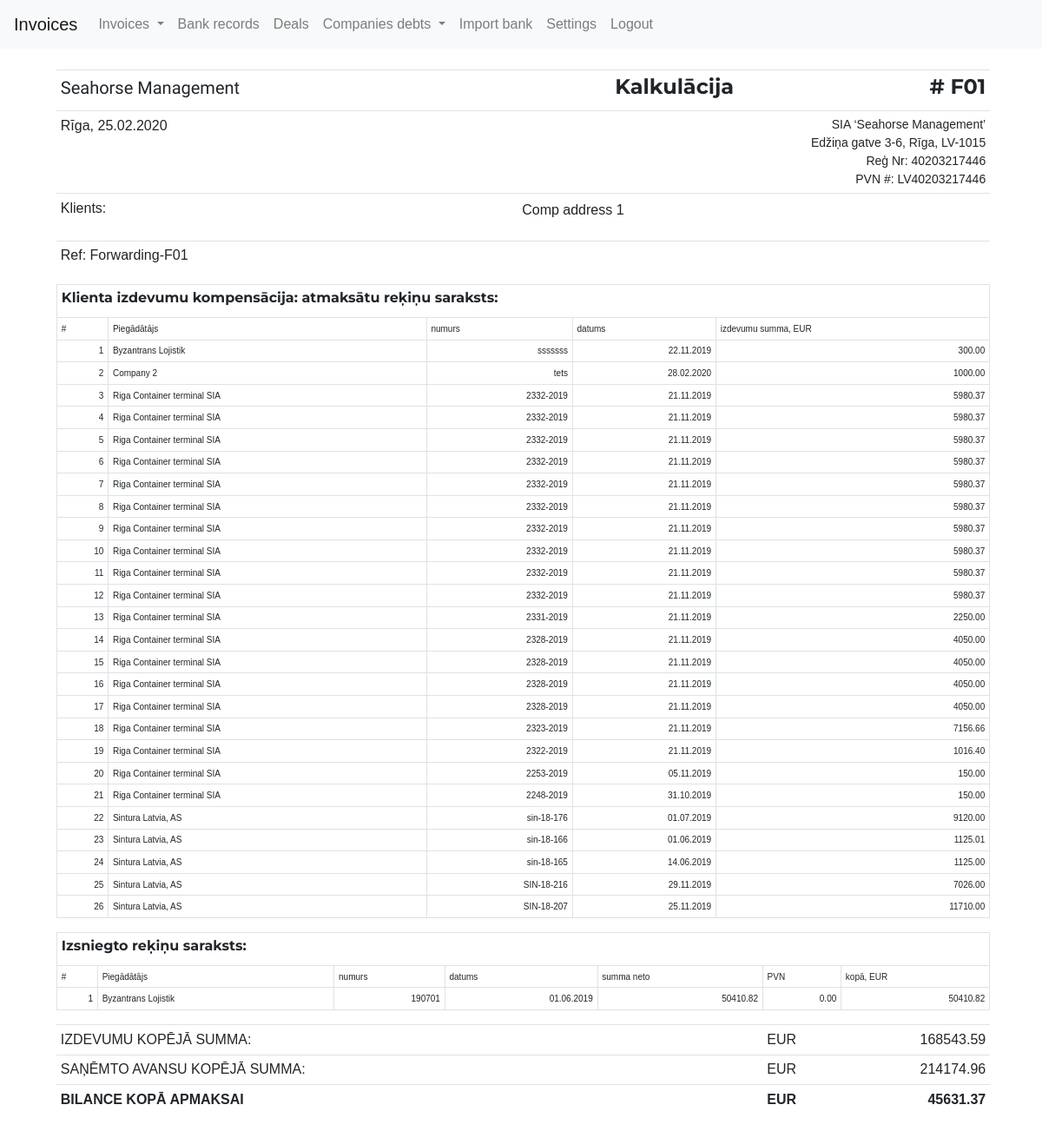
/invoices/deal/1/ (signed in), run on the app's committed database.
### invoices/models/deal_models.py (models this page shows, shortened)
class Deal(models.Model):
    name = models.CharField(max_length=30, default="N/A D")
    started_date = models.DateField(default=date.today)
    department = models.ForeignKey(Department, related_name="deals", on_delete=models.CASCADE)
    completed_date = models.DateField(default=date.today)
    client = models.ForeignKey(Company, related_name="deals", on_delete=models.CASCADE)
    total_received = models.DecimalField(default=0, max_digits=10, decimal_places=2)
    total_invoiced = models.DecimalField(default=0, max_digits=10, decimal_places=2)
    total_balance = models.DecimalField(default=0, max_digits=10, decimal_places=2)
    class Meta:
        ordering = ('-completed_date', '-started_date', 'name',)
    def save(self, *args, **kwargs):
        total_received = 0
        invoices_total_compensated = 0
        if (self.id):
            total_received = self.bank_records.all().aggregate(Sum('used_amount'))['used_amount__sum'] or 0
            invoices_total_compensated = self.invoices.compensated().aggregate(Sum('total_gross'))['total_gross__sum'] or 0
            invoices_total_compensated = -invoices_total_compensated
            invoices_total_charged = self.invoices.charged().aggregate(Sum('total_gross'))['total_gross__sum'] or 0
            total_invoiced = invoices_total_compensated + invoices_total_charged
            self.total_received = total_received
            self.total_invoiced = total_invoiced
            self.total_balance = self.total_received - self.total_invoiced
        super().save(*args, **kwargs)

class Department(models.Model):
    name = models.CharField(max_length=30)

### invoices/models/common_models.py (models this page shows, shortened)
class Company(models.Model):
    name = models.CharField(max_length=50)
    receiver_address = models.TextField(max_length=300, blank=True,
                                   validators=[MaxLengthValidator(300)])
    payment_address = models.TextField(max_length=300, blank=True,
                                   validators=[MaxLengthValidator(300)])
    country_code = models.CharField(max_length=3, blank=True,
                                   validators=[MaxLengthValidator(3)])
    eu_country = models.BooleanField(default=False)
    vat_number = models.CharField(max_length=30, blank=True, null=True,)
    invoiceNumberSignalString1 = models.CharField(max_length=50, blank=True, default='')
    invoiceNumberSignalString2 = models.CharField(max_length=50, blank=True, default='')
    invoiceNumberSkipCharacters = models.IntegerField(default=0)
    invoiceNumberStringLength = models.IntegerField(default=0)
    invoiceDateSignalString1 = models.CharField(max_length=50, blank=True, default='')
    invoiceDateSignalString2 = models.CharField(max_length=50, blank=True, default='')
    invoiceDateSkipCharacters = models.IntegerField(default=0)
    invoiceDateStringLength = models.IntegerField(default=0)
    invoiceDateStringFormat = models.CharField(max_length=20, blank=True, default='')
    invoiceAmountSignalString1 = models.CharField(max_length=50, blank=True, default='')
    invoiceAmountSignalString2 = models.CharField(max_length=50, blank=True, default='')
    invoiceAmountSkipCharacters = models.IntegerField(default=0)
    invoiceAmountStringLength = models.IntegerField(default=0)
    invoiceAmounCommaCharacter = models.CharField(max_length=3, blank=True, default='')
    class Meta:
        ordering = ('name',)
        verbose_name_plural = "companies"

### invoices/models/invoice_models.py (models this page shows, shortened)
class Invoice(models.Model):
    objects = InvoiceManager()
    number = models.CharField(max_length=20)
    issued_date = models.DateField(default=date.today)
    payment_term = models.DateField(default=date.today)
    company = models.ForeignKey(Company, on_delete=models.CASCADE)
    description = models.TextField(max_length=300, blank=True,
                                   validators=[MaxLengthValidator(300)])
    total_net = models.DecimalField(default=0, max_digits=10, decimal_places=2)
    vat_percent = models.DecimalField(default=0, max_digits=6, decimal_places=2)
    total_vat = models.DecimalField(default=0, max_digits=10, decimal_places=2)
    total_gross = models.DecimalField(default=0, max_digits=10, decimal_places=2)
    total_not_paid = models.DecimalField(default=0, max_digits=10, decimal_places=2)
    advance_required = models.BooleanField(default=False)
    advance_percent = models.DecimalField(default=0, max_digits=5, decimal_places=2)
    advance_amount = models.DecimalField(default=0, max_digits=10, decimal_places=2)
    total_to_pay = models.DecimalField(default=0, max_digits=10, decimal_places=2)
    is_paid = models.BooleanField(default=False)
    is_incoming = models.BooleanField(default=False)
    is_advance = models.BooleanField(default=False)
    is_reissued = models.BooleanField(default=True)
    is_credit = models.BooleanField(default=False)
    payment_details = models.TextField(max_length=100, blank=True,
                                   validators=[MaxLengthValidator(100)])
    currency = models.ForeignKey(Currency, related_name="invoices", on_delete=models.CASCADE,
        null=False, blank=False, default=1)
    deal = models.ForeignKey(Deal, related_name="invoices", on_delete=models.CASCADE, null=True, blank=True)
    file = models.FileField(upload_to='invoice_files/', blank=True)
    class Meta:
        ordering = ('-number', '-issued_date',)

### invoices/views/basic_views.py (the view)
class DealDetailView(LoginRequiredMixin, DetailView):
    model = Deal
    template_name = 'invoices/deal_detail.html'
    pk_url_kwarg = "deal_id"
    def get_context_data(self, **kwargs):
        context = super().get_context_data(**kwargs)
        self.object.save()
        context["title"] = "Kalkulācija " + context["deal"].name
        return context

### invoices/models/invoice_models.py (called while the page is built)
    def compensated(self):
        return self.get_queryset().filter(is_reissued=True).filter(is_incoming=True).exclude(is_advance=True).order_by('company__name', '-number')

    def charged(self):
        return self.get_queryset().exclude(is_incoming=True).exclude(is_advance=True).order_by('company__name', '-number')

### invoices/templates/invoices/deal_detail.html (shortened to what this page needs)
{% extends "invoices/local_base.html" %}
{% load static %}
{% load mathfilters %}
{% block content %}
<div class="container" style="margin-left: 50px; padding-right: 50px;">
<table class="table table-sm">
  <tbody>
      <tr>
        <td class="logofont" >Seahorse Management
        </td>
        <td class="text-center">
          <h4>Kalkulācija</h4>
        </td>
        <td class="text-right">
          <h4>
          # {{deal.name}}
        </h4>
        </td>
      </tr>
  <tr>
        <td>Rīga, {{deal.completed_date|date:"d.m.Y"}} </span>
        </td>
        <td class="smallright" colspan=2>
         SIA ‘Seahorse Management’
         <br>
Edžiņa gatve 3-6, Rīga, LV-1015
<br>
Reģ Nr: 40203217446
<br>
PVN #: LV40203217446
        </td>
  </tr>
<tr>
  <td>
    Klients:
  </td>
  <td colspan="2">
    {{deal.client.receiver_address|linebreaks}}
  </td>
</tr>
<tr>
  <td>
    Ref:  {{deal.department.name}}-{{deal.name}}
  </td>
  <td colspan="2">
  </td>
</tr>
</tbody>
</table>
{% if deal.invoices.compensated %}
<table class="table table-sm table-bordered smaller">
  <tbody>
    <tr>
      <td colspan="5">
        <h6> Klienta izdevumu kompensācija: atmaksātu reķiņu saraksts:</h6>
      </td>
    </tr>
    <tr>
      <td>
        #
      </td>
      <td>
        Piegādātājs
      </td>
      <td>
        numurs
      </td>
      <td>
        datums
      </td>
      <td>
        izdevumu summa, EUR
      </td>
    </tr>
        {% for invoice in deal.invoices.compensated %}
          <tr>
            <td class="text-right">
              {{forloop.counter}}
            </td>
            <td>
              {{invoice.company.name}}
            </td>
            <td class="text-right">
              {{invoice.number}}
            </td>
            <td class="text-right">
              {{invoice.issued_date|date:"d.m.Y"}}
            </td>
            <td class="text-right">
              {{invoice.total_gross|abs}}
            </td>
          </tr>
        {% endfor %}
      </tbody>
</table>
{% endif %}
{% if deal.invoices.charged %}
<table class="table table-sm table-bordered smaller">
  <tbody>
    <tr>
      <td colspan="7">
        <h6> Izsniegto reķiņu saraksts:</h6>
      </td>
    </tr>
    <tr>
      <td>
        #
      </td>
      <td>
        Piegādātājs
      </td>
      <td>
        numurs
      </td>
      <td>
        datums
      </td>
      <td>
        summa neto
      </td>
      <td>
        PVN
      </td>
      <td>
        kopā, EUR
      </td>
    </tr>
        {% for invoice in deal.invoices.charged %}
          <tr>
            <td class="text-right">
              {{forloop.counter}}
            </td>
            <td>
              {{invoice.company.name}}
            </td>
            <td class="text-right">
              {{invoice.number}}
            </td>
            <td class="text-right">
              {{invoice.issued_date|date:"d.m.Y"}}
            </td>
            <td class="text-right">
              {{invoice.total_net}}
            </td>
            <td class="text-right">
              {{invoice.total_vat}}
            </td>
            <td class="text-right">
              {{invoice.total_gross}}
            </td>
          </tr>
        {% endfor %}
      </tbody>
</table>
{% endif %}
<table class="table table-sm">
  <tbody>
      <tr>
        <td colspan="2" class="text-left">
          IZDEVUMU KOPĒJĀ SUMMA:
        </td>
        <td colspan="2" class="text-right">
          EUR
        </td>
        <td class="text-right">
          {{deal.total_invoiced|floatformat:2}}
        </td>
      </tr>
       <tr>
        <td colspan="2" class="text-left">
          SAŅĒMTO AVANSU KOPĒJĀ SUMMA:
        </td>
        <td colspan="2" class="text-right">
          EUR
        </td>
        <td class="text-right">
          {{deal.total_received|floatformat:2}}
        </td>
      <tr>
        <th colspan="2" class="text-left">
          BILANCE KOPĀ APMAKSAI
        </th>
        <th colspan="2" class="text-right">
          EUR
        </th>
        <th class="text-right">
          {{deal.total_balance|floatformat:2}}
        </th>
      </tr>
    </tbody>
  </table>
</div>
  {% endblock content %}

### invoices/templates/invoices/deal_detail.html (style rules this page uses)
body { font-family:Arial,sans-serif; }
.logofont { font-family:'Kaushan Script',-apple-system,BlinkMacSystemFont,'Segoe UI', Roboto,'Helvetica Neue',Arial,sans-serif, 'Apple Color Emoji','Segoe UI Emoji','Segoe UI Symbol','Noto Color Emoji'; font-size: 20px; }
.smallright { font-size: 14px; text-align: right; }
.smaller { font-size: 10px; }

### data on the page
Deal: name "F01", completed_date "25.02.2020", client.receiver_address "Comp address 1", department.name "Forwarding", total_invoiced "168543.59", total_received "214174.96", total_balance "45631.37"
Invoice: company.name "Byzantrans Lojistik", number "sssssss", issued_date "22.11.2019", total_gross|abs "300.00"
Invoice: company.name "Company 2", number "tets", issued_date "28.02.2020", total_gross|abs "1000.00"
Invoice: company.name "Riga Container terminal SIA", number "2332-2019", issued_date "21.11.2019", total_gross|abs "5980.37"
Invoice: company.name "Riga Container terminal SIA", number "2332-2019", issued_date "21.11.2019", total_gross|abs "5980.37"
Invoice: company.name "Riga Container terminal SIA", number "2332-2019", issued_date "21.11.2019", total_gross|abs "5980.37"
Invoice: company.name "Riga Container terminal SIA", number "2332-2019", issued_date "21.11.2019", total_gross|abs "5980.37"
Invoice: company.name "Riga Container terminal SIA", number "2332-2019", issued_date "21.11.2019", total_gross|abs "5980.37"
Invoice: company.name "Riga Container terminal SIA", number "2332-2019", issued_date "21.11.2019", total_gross|abs "5980.37"
Invoice: company.name "Riga Container terminal SIA", number "2332-2019", issued_date "21.11.2019", total_gross|abs "5980.37"
Invoice: company.name "Riga Container terminal SIA", number "2332-2019", issued_date "21.11.2019", total_gross|abs "5980.37"
Invoice: company.name "Riga Container terminal SIA", number "2332-2019", issued_date "21.11.2019", total_gross|abs "5980.37"
Invoice: company.name "Riga Container terminal SIA", number "2332-2019", issued_date "21.11.2019", total_gross|abs "5980.37"
Invoice: company.name "Riga Container terminal SIA", number "2331-2019", issued_date "21.11.2019", total_gross|abs "2250.00"
Invoice: company.name "Riga Container terminal SIA", number "2328-2019", issued_date "21.11.2019", total_gross|abs "4050.00"
Invoice: company.name "Riga Container terminal SIA", number "2328-2019", issued_date "21.11.2019", total_gross|abs "4050.00"
Invoice: company.name "Riga Container terminal SIA", number "2328-2019", issued_date "21.11.2019", total_gross|abs "4050.00"
Invoice: company.name "Riga Container terminal SIA", number "2328-2019", issued_date "21.11.2019", total_gross|abs "4050.00"
Invoice: company.name "Riga Container terminal SIA", number "2323-2019", issued_date "21.11.2019", total_gross|abs "7156.66"
Invoice: company.name "Riga Container terminal SIA", number "2322-2019", issued_date "21.11.2019", total_gross|abs "1016.40"
Invoice: company.name "Riga Container terminal SIA", number "2253-2019", issued_date "05.11.2019", total_gross|abs "150.00"
Invoice: company.name "Riga Container terminal SIA", number "2248-2019", issued_date "31.10.2019", total_gross|abs "150.00"
Invoice: company.name "Sintura Latvia, AS", number "sin-18-176", issued_date "01.07.2019", total_gross|abs "9120.00"
Invoice: company.name "Sintura Latvia, AS", number "sin-18-166", issued_date "01.06.2019", total_gross|abs "1125.01"
Invoice: company.name "Sintura Latvia, AS", number "sin-18-165", issued_date "14.06.2019", total_gross|abs "1125.00"
Invoice: company.name "Sintura Latvia, AS", number "SIN-18-216", issued_date "29.11.2019", total_gross|abs "7026.00"
Invoice: company.name "Sintura Latvia, AS", number "SIN-18-207", issued_date "25.11.2019", total_gross|abs "11710.00"
Invoice: company.name "Byzantrans Lojistik", number "190701", issued_date "01.06.2019", total_net "50410.82", total_vat "0.00", total_gross "50410.82"
